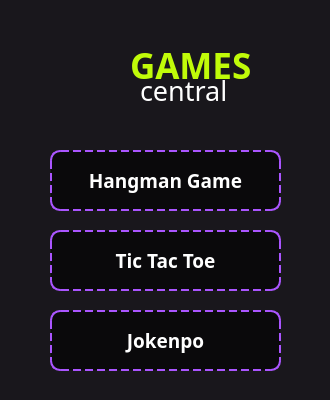
<?xml version="1.0" encoding="UTF-8"?>
<ui version="4.0">
 <class>menu_principal</class>
 <widget class="QMainWindow" name="menu_principal">
  <property name="geometry">
   <rect>
    <x>0</x>
    <y>0</y>
    <width>330</width>
    <height>400</height>
   </rect>
  </property>
  <property name="minimumSize">
   <size>
    <width>330</width>
    <height>400</height>
   </size>
  </property>
  <property name="maximumSize">
   <size>
    <width>330</width>
    <height>450</height>
   </size>
  </property>
  <property name="windowTitle">
   <string>Games Central</string>
  </property>
  <property name="windowIcon">
   <iconset>
    <normaloff>../img/joystick_1f579-fe0f.png</normaloff>../img/joystick_1f579-fe0f.png</iconset>
  </property>
  <property name="styleSheet">
   <string notr="true">background-color: #19171c;</string>
  </property>
  <widget class="QWidget" name="centralwidget">
   <widget class="QPushButton" name="btn_hangman">
    <property name="geometry">
     <rect>
      <x>50</x>
      <y>150</y>
      <width>231</width>
      <height>61</height>
     </rect>
    </property>
    <property name="font">
     <font>
      <family>Bosch Sans Black</family>
      <pointsize>14</pointsize>
      <weight>75</weight>
      <bold>true</bold>
     </font>
    </property>
    <property name="cursor">
     <cursorShape>PointingHandCursor</cursorShape>
    </property>
    <property name="styleSheet">
     <string notr="true">QPushButton{
	background-color: rgb(10, 9, 11);
	color: white;
	border-radius: 10px;
	border: 2px dashed rgb(170, 85, 255);
}
QPushButton:hover{
	rgb(166, 255, 0)
}</string>
    </property>
    <property name="text">
     <string>Hangman Game</string>
    </property>
   </widget>
   <widget class="QPushButton" name="btn_tictactoe">
    <property name="geometry">
     <rect>
      <x>50</x>
      <y>230</y>
      <width>231</width>
      <height>61</height>
     </rect>
    </property>
    <property name="font">
     <font>
      <family>Bosch Sans Black</family>
      <pointsize>14</pointsize>
      <weight>75</weight>
      <bold>true</bold>
     </font>
    </property>
    <property name="cursor">
     <cursorShape>PointingHandCursor</cursorShape>
    </property>
    <property name="styleSheet">
     <string notr="true">background-color: rgb(10, 9, 11);
color: white;
border-radius: 10px;
border: 2px dashed rgb(170, 85, 255);</string>
    </property>
    <property name="text">
     <string>Tic Tac Toe</string>
    </property>
   </widget>
   <widget class="QLabel" name="text_games">
    <property name="geometry">
     <rect>
      <x>130</x>
      <y>40</y>
      <width>141</width>
      <height>51</height>
     </rect>
    </property>
    <property name="font">
     <font>
      <family>Bosch Sans Black</family>
      <pointsize>26</pointsize>
      <weight>75</weight>
      <bold>true</bold>
     </font>
    </property>
    <property name="styleSheet">
     <string notr="true">color: #c0fb09;
background-color: transparent;</string>
    </property>
    <property name="text">
     <string>GAMES</string>
    </property>
   </widget>
   <widget class="QLabel" name="text_central">
    <property name="geometry">
     <rect>
      <x>140</x>
      <y>80</y>
      <width>111</width>
      <height>21</height>
     </rect>
    </property>
    <property name="font">
     <font>
      <family>Snap ITC</family>
      <pointsize>20</pointsize>
      <weight>50</weight>
      <bold>false</bold>
     </font>
    </property>
    <property name="styleSheet">
     <string notr="true">color: white;
background-color: transparent;</string>
    </property>
    <property name="text">
     <string>central</string>
    </property>
   </widget>
   <widget class="QLabel" name="label">
    <property name="geometry">
     <rect>
      <x>60</x>
      <y>40</y>
      <width>61</width>
      <height>61</height>
     </rect>
    </property>
    <property name="styleSheet">
     <string notr="true">background-color: transparent;</string>
    </property>
    <property name="text">
     <string/>
    </property>
    <property name="pixmap">
     <pixmap>../img/alien-monster_1f47e.png</pixmap>
    </property>
    <property name="scaledContents">
     <bool>true</bool>
    </property>
   </widget>
   <widget class="QPushButton" name="btn_jokenpo">
    <property name="geometry">
     <rect>
      <x>50</x>
      <y>310</y>
      <width>231</width>
      <height>61</height>
     </rect>
    </property>
    <property name="font">
     <font>
      <family>Bosch Sans Black</family>
      <pointsize>14</pointsize>
      <weight>75</weight>
      <bold>true</bold>
     </font>
    </property>
    <property name="cursor">
     <cursorShape>PointingHandCursor</cursorShape>
    </property>
    <property name="styleSheet">
     <string notr="true">background-color: rgb(10, 9, 11);
color: white;
border-radius: 10px;
border: 2px dashed rgb(170, 85, 255);</string>
    </property>
    <property name="text">
     <string>Jokenpo</string>
    </property>
   </widget>
  </widget>
  <widget class="QStatusBar" name="statusbar"/>
 </widget>
 <resources/>
 <connections/>
</ui>
